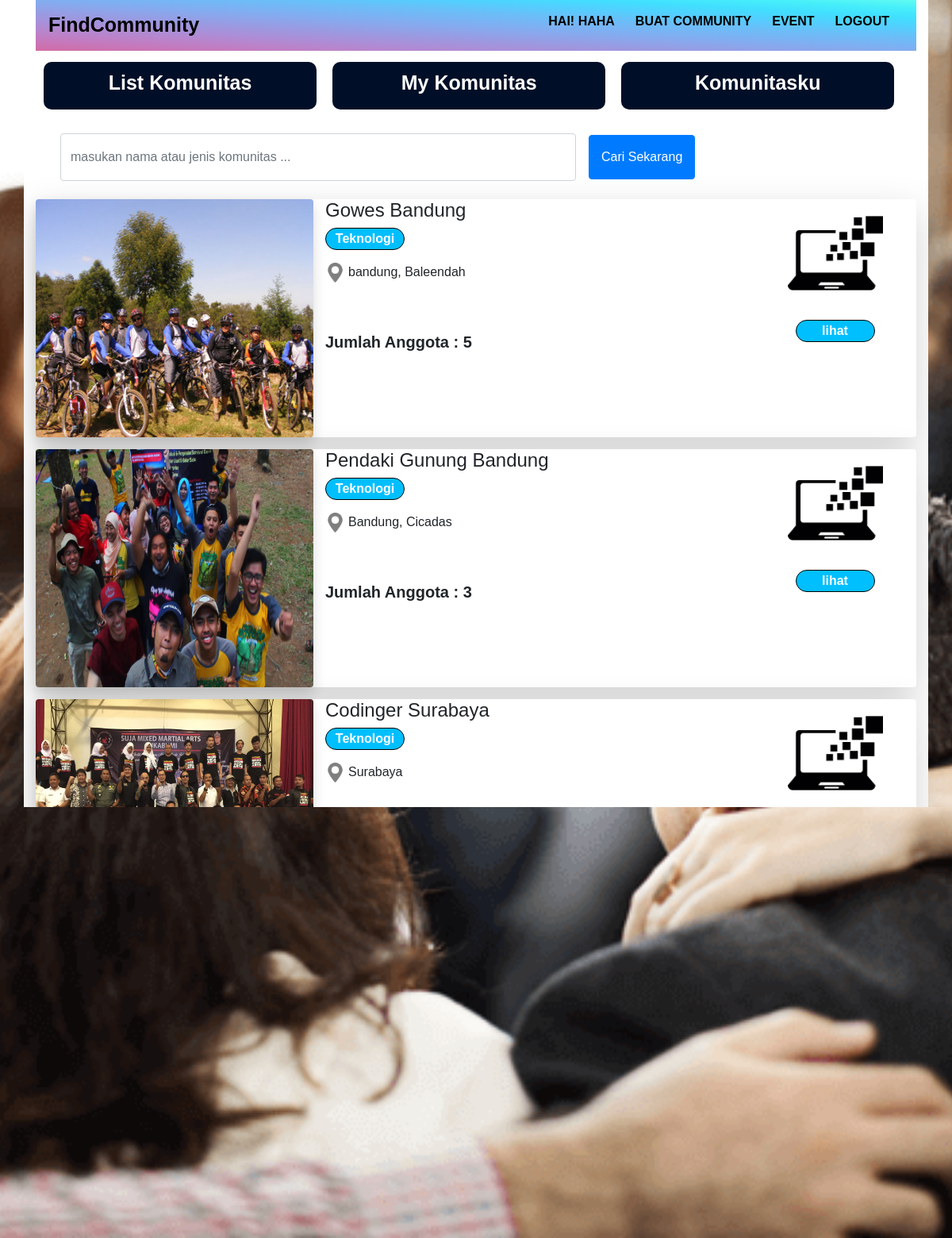
Screenshot of /my_communitas.php (signed in) with the database file from the repository.
### tables this page shows
CREATE TABLE `communitas` (
  `id` int(11) NOT NULL,
  `nama_ketua` varchar(50) DEFAULT NULL,
  `nama_komunitas` varchar(50) DEFAULT NULL,
  `no_telp` varchar(50) DEFAULT NULL,
  `maps` varchar(50) DEFAULT NULL,
  `alamat` varchar(50) DEFAULT NULL,
  `jenis_komunitas` varchar(50) DEFAULT NULL,
  `deskrisi` varchar(25555) DEFAULT NULL,
  `nama` varchar(50) DEFAULT NULL,
  `jml_anggota` int(255) DEFAULT NULL,
  `form` varchar(25555) DEFAULT NULL,
  `rating` varchar(255) DEFAULT NULL,
  `id_pembuat` int(11) DEFAULT NULL
);

### my_communitas.php (the view, shortened to what this page needs)
<!doctype html>
<html lang="en">
  <head>
    <link rel="stylesheet" href="https://stackpath.bootstrapcdn.com/bootstrap/4.3.1/css/bootstrap.min.css">
    <link rel="stylesheet" type="text/css"  href="style.css">
  </head>
  <body>
  <div class="container semua">
    <nav class="navbar navbar-expand-lg">
        <a class="navbar-brand" href="menu.php">FindCommunity</a>
        <div class="collapse navbar-collapse" id="navbarNavAltMarkup">
          <div class="navbar-nav navbar-toogler ml-auto">
            <a class="nav-item nav-link" href=""><b>Hai! <?php echo $_SESSION['username'];?></b>
            </a>
            <a class="nav-item nav-link" href="buat_comu.php"><b>Buat Community</b></a>
            <a class="nav-item nav-link" href="event/"><b>Event</b></a>
            <a class="nav-item nav-link" href="logout.php"><b>Logout</b></a>
          </div>
        </div>
    </nav>
    <div class="daftar mt-1">
        <div class="b">
        <a class="nav-item nav-link text-center" href="menu.php"><b>List Komunitas</b></a>
        </div>
        <div class="b">
        <a class="nav-item nav-link text-center" href="my_communitas.php"><b>My Komunitas</b></a>
        </div>
        <div class="b">
        <a class="nav-item nav-link text-center" href="komunitasku.php"><b>Komunitasku</b></a>
        </div>
    </div>
    <div class="pencarian">
      <div class="container">
        <div class="row Search">
          <div class="col serachbebas">
               <form class="form-inline" action="sercing.php" method="post">
                  <div class="form-group mx-sm-3 mb-2">
                    <input type="text" class="form-control" id="inputPassword2" name="nama" placeholder="masukan nama atau jenis komunitas ...">
                  </div>
                  <button type="submit" class="btn btn-primary mb-2" style="padding: 15px;">Cari Sekarang</button>
                </form>
          </div>
        </div>
      </div>
    </div>
    <?php
    include 'koneksi.php';
    $nama = $_SESSION['username'];
    $data =   mysqli_query($koneksi, "select * from user where username ='$nama'");
      $s = mysqli_fetch_assoc($data);
      $user1 = $s['id'];
    $data = "select a.id,a.nama_komunitas,a.alamat,a.nama,a.jenis_komunitas,a.jml_anggota from communitas a , user u,bergabung b WHERE a.id = b.id_communitas AND u.id = b.id_user AND b.id_user = '$user1' ";
    $result = mysqli_query($koneksi, $data);
    while($d = mysqli_fetch_array($result)){
      ?>
    <div class="list">
      <div class="container shadow-lg  rounded listcommunity">
         <div class="row">
            <img src="<?php echo "file/".$d['nama']; ?>" class="gambar shadow rounded" alt="Responsive image" width="350" height="300">
            <div class="col-6">
              <div class="col">
                  <div class="row" id="judul">
                   <h4><?php echo $d['nama_komunitas'];?></h4>
                  </div>
                  <div class="row aku">
                      <form action="contoh.php" method="post">
                        <input type="submit" class="rounded-pill float-left" name="submit"  value="<?php echo $d['jenis_komunitas'];?>">
                      </form>
                  </div>
                  <div class="row mt-3 contoh">
                        <img src="img/lokasi.png" class="img-fluid" alt="Responsive image">
                        <p class="ml-1"><?php echo $d['alamat'];?></p>
                  </div>
                  <div class="row mt-5 lue">
                    <h5>Jumlah Anggota : <?php echo $d['jml_anggota'];?></h5>
                  </div>
              </div>
            </div>
            <div class="col-sm logo text-center">
             <?php if ($d['jenis_komunitas'] == 'Teknologi') : ?>
              <img src="icon/teknologi.png" class="img-fluid mt-2" alt="Responsive image">
              <?php elseif ($d['jenis_komunitas'] == 'Olahraga') : ?>
                <img src="icon/sport.png" class="img-fluid mt-2" alt="Responsive image">
                <?php elseif ($d['jenis_komunitas'] == 'Pendidikan') : ?>
                <img src="icon/ilmu.png" class="img-fluid mt-2" alt="Responsive image">
                <?php elseif ($d['jenis_komunitas'] == 'Other') : ?>
                <img src="icon/other.png" class="img-fluid mt-2" alt="Responsive image">
                <?php endif; ?>
              <form action="detail.php?id=<?php echo $d['id'];?>" method="post">
                 <input type="submit" class="rounded-pill mt-4" name="submit"  value="lihat"
                 >
              </form>
            </div>
          </div>
      </div>
    </div>
      <?php
    }
    ?>
    <div class="footer text-center mt-2 p-2">
      <p>Copyright, All Rights Reserved By Find Communmity Sinergi</p>
    </div>
  </div>
  </body>
</html>

### style.css (style rules this page uses)
body { background-color:#eaeaea; padding: 0px; margin:0px; font-family: sans-serif; }
.semua { background-color: white; }
.navbar { background-color:; font-family: sans-serif; }
.navbar-brand { color: black; font-weight: bold; font-family: sans-serif; font-size: 25px; }
.navbar .nav-link { margin-right: 10px; text-transform: uppercase; color:black; margin-top: -10px; }
.daftar { background-color: black; }
.daftar .nav-link { color:white; }
.pencarian { margin-top: 20px; }
.pencarian .container { background-color: #FFFFFF; }
.pencarian .serachbebas input { height: 60px; width: 650px; }
.list .container { background-color: #FFFFFF; }
.list { margin-top: 15px; }
.aku .rounded-pill { border: none; width: 100px; background-color: #00BFFF; border:0.5px solid black; color:white; font-weight: bold; }
.contoh img { width: 25px; height: 25px; opacity: 0.5; }
.lue h5 { font-family: arial; font-weight: bold; }
.logo img { width: 120px; height: 120px; }
.logo input { border: none; width: 100px; background-color: #00BFFF; border:0.5px solid black; color:white; font-weight: bold; }
.footer { background-color: #00BFFF; }
.footer p { font-weight: bold; }

### my_communitas.php (style rules this page uses)
body { background: url(pt.png) no-repeat center center fixed; -webkit-background-size: cover; -moz-background-size: cover; -o-background-size: cover; background-size: cover; }
.navbar-expand-lg { background-image: linear-gradient(to right top, #d16ba5, #c777b9, #ba83ca, #aa8fd8, #9a9ae1, #8aa7ec, #79b3f4, #69bff8, #52cffe, #41dfff, #46eefa, #5ffbf1); }
.daftar { background-color: white; }
.b { margin: 10px; height: 60px; background-color: #000E27; width: 31%; float: left; border-radius: 10px; font-size: 25px; }

### rows the page displays
communitas: nama (picture), nama_komunitas "Gowes Bandung", submit "Teknologi", alamat "bandung, Baleendah", jml_anggota "5"
communitas: nama (picture), nama_komunitas "Pendaki Gunung Bandung", submit "Teknologi", alamat "Bandung, Cicadas", jml_anggota "3"
communitas: nama (picture), nama_komunitas "Codinger Surabaya", submit "Teknologi", alamat "Surabaya"
communitas: nama (picture), nama_komunitas "Ngaji Bareng Bandung", submit "Teknologi", alamat "Cisaranten"

### other values shown
$_SESSION['username'] "HAHA"
